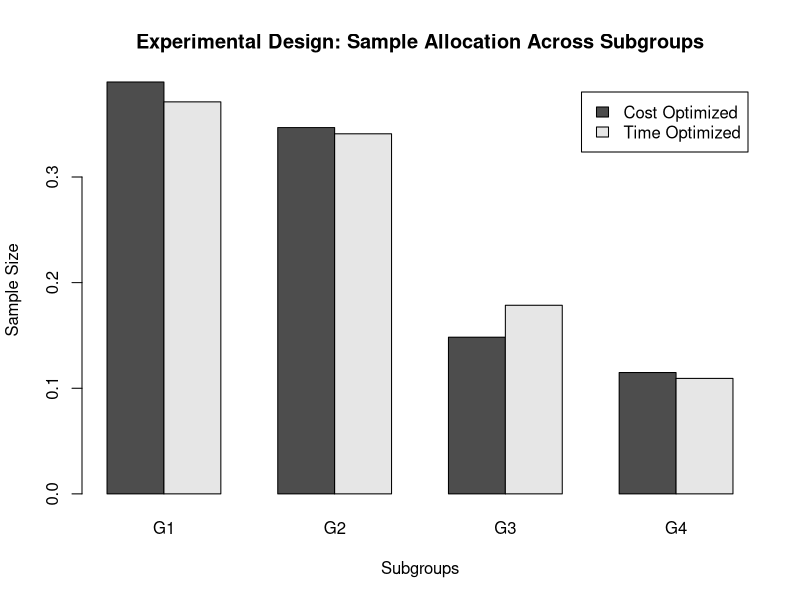
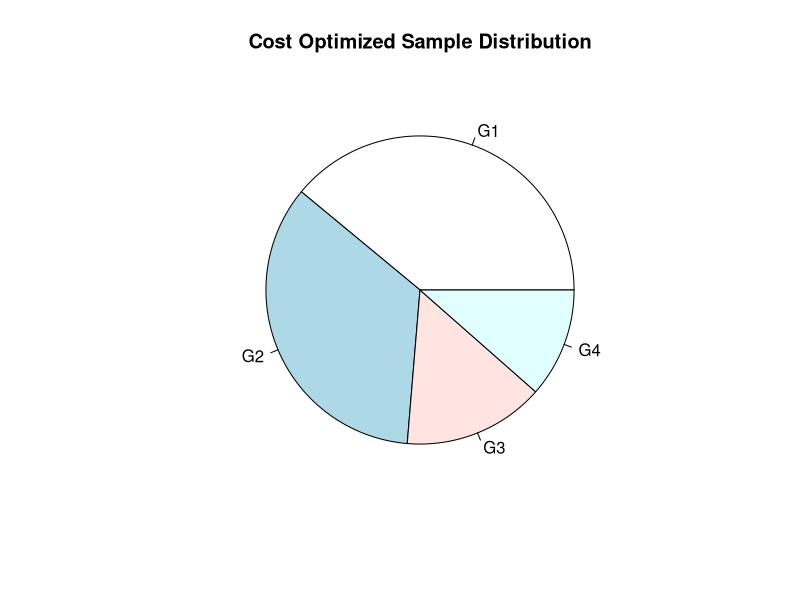

R code for these plots, in order:
# Number of subgroups
G <- 4

# Population size of each subgroup
Ng <- c(400, 300, 200, 100)
N <- sum(Ng)

# Subgroup weights
Wg <- Ng / N

# Standard deviation in each subgroup
Sg <- c(12, 18, 10, 20)

# Precision (sampling bias)
z <- 1.96   # 95% confidence
d <- 2      # allowable error


# Cost per observation
cg <- c(5, 8, 6, 10)

# Time per observation
tg <- c(2, 3, 1.5, 4)

# Total cost and time constraints
C <- 6000
T <- 2500


n_cost <- (z^2 * (sum(Wg * Sg * sqrt(cg)))^2) / (d^2 * C)
n_cost <- ceiling(n_cost)
n_cost



ng_cost <- n_cost * (Wg * Sg / sqrt(cg)) /
  sum(Wg * Sg / sqrt(cg))
ng_cost




n_time <- (z^2 * (sum(Wg * Sg * sqrt(tg)))^2) / (d^2 * T)
n_time <- ceiling(n_time)
n_time



ng_time <- n_time * (Wg * Sg / sqrt(tg)) /
  sum(Wg * Sg / sqrt(tg))
ng_time




design <- data.frame(
  Subgroup = paste("G", 1:G, sep = ""),
  Population = Ng,
  SD = Sg,
  Cost = cg,
  Time = tg,
  Sample_Cost_Based = round(ng_cost, 2),
  Sample_Time_Based = round(ng_time, 2)
)

design



barplot(
  rbind(ng_cost, ng_time),
  beside = TRUE,
  names.arg = paste("G", 1:G, sep = ""),
  legend.text = c("Cost Optimized", "Time Optimized"),
  main = "Experimental Design: Sample Allocation Across Subgroups",
  xlab = "Subgroups",
  ylab = "Sample Size"
)




pie(
  ng_cost,
  labels = paste("G", 1:G, sep = ""),
  main = "Cost Optimized Sample Distribution"
)


